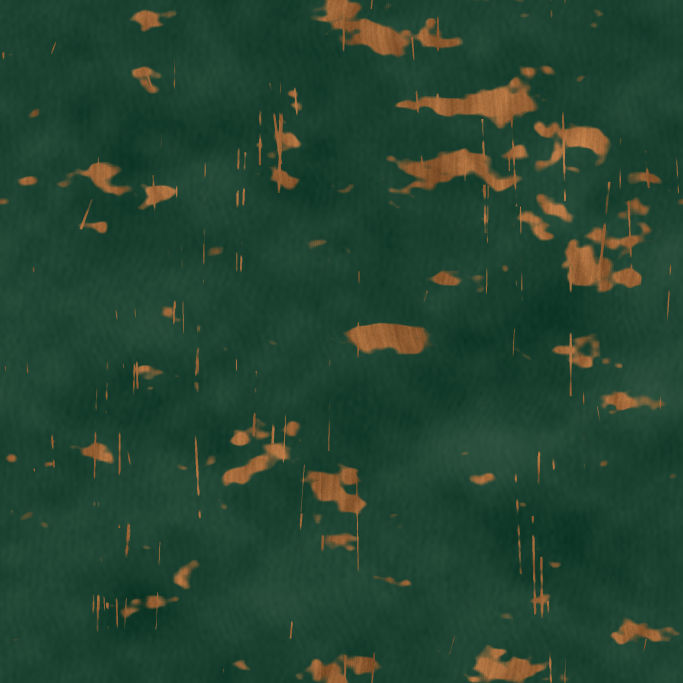
#> input picture contrib/gpt/G03/materials/oak_bottle_green_albedo_2048.png, 2048 x 2048 px, given in place of oak_satin_source_1.jpg, which was not available (shown at 1/3 size)
$ python build_v2.py
#> lines starting #> are read from the running program, lines starting #| are printed output that depends on the picture
#!/usr/bin/env python3
"""G03-v2: image-derived texture quilting; no synthetic wood-grain generation.

Source: three OpenAI image-generation overview images. Inputs are cropped with
extract.py. Output: tileable image-derived albedo, approximate height, roughness.
"""
from pathlib import Path
import json, hashlib, random
import numpy as np
import cv2
from PIL import Image, ImageDraw, ImageFont, ImageOps
ROOT=Path(__file__).resolve().parents[1]
N=2048
VARIANTS=['oak_satin','oak_bottle_green','pine_cream','walnut_dark']
SEED={'oak_satin':5213, 'oak_bottle_green':6241, 'pine_cream':7259, 'walnut_dark':8263}
LABELS={'oak_satin':('Stary dąb satynowy','Satin old oak'),
        'oak_bottle_green':('Dąb butelkowa zieleń','Bottle-green painted oak'),
        'pine_cream':('Kremowa sosna','Cream painted pine'),
        'walnut_dark':('Ciemny orzech','Dark walnut')}

def taper(n, fade):
    """Flat-topped Hann tapers, zero at patch boundaries."""
    z=np.ones(n,dtype=np.float32)
    t=(np.arange(fade,dtype=np.float32)+0.5)/fade
    ramp=np.sin(np.pi*t/2)**2
    z[:fade]=ramp
    z[-fade:]=ramp[::-1]
    return z

def sample_patch(sources, w, h, rng):
    typ=rng.choices([0,1,2],[0.50,0.28,0.22])[0]
    src=sources[typ]
    ih,iw=src.shape[:2]
    # Slightly varied source framing. Keep vertical grain direction.
    cropw=max(145,int(iw*rng.uniform(.76, .99)))
    croph=max(125,int(ih*rng.uniform(.78, .99)))
    cropw=min(iw,cropw);croph=min(ih,croph)
    xmargin=rng.randrange(0,iw-cropw+1);ymargin=rng.randrange(0,ih-croph+1)
    sl=src[ymargin:ymargin+croph,xmargin:xmargin+cropw]
    if rng.random()<0.5: sl=np.ascontiguousarray(sl[:,::-1])
    if rng.random()<0.2: sl=np.ascontiguousarray(sl[::-1,:])
    out=cv2.resize(sl,(w,h),interpolation=cv2.INTER_CUBIC)
    # Narrow grading differences emulate variations between timbers, do not invent grain.
    gain_value=rng.uniform(.97,1.03)
    gain=np.array([gain_value*rng.uniform(.995,1.005),gain_value*rng.uniform(.995,1.005),gain_value*rng.uniform(.995,1.005)],dtype=np.float32)
    out=np.clip((out.astype(np.float32)-113)*rng.uniform(.96,1.04)+113,0,255)*gain.reshape(1,1,3)
    return np.uint8(np.clip(out,0,255))

def tileable_texture(variant):
#> called with variant = 'oak_satin'
    rng=random.Random(SEED[variant]);grid=6
    # Patch synthesis on a torus; quilt patches overlap and wrap in U/V.
    step=N//grid; overlap=105; pw=step+overlap*2; ph=pw
    sources=[cv2.cvtColor(cv2.imread(str(ROOT/'sources'/f'{variant}_source_{i}.jpg')),cv2.COLOR_BGR2RGB) for i in [1,2,3]]
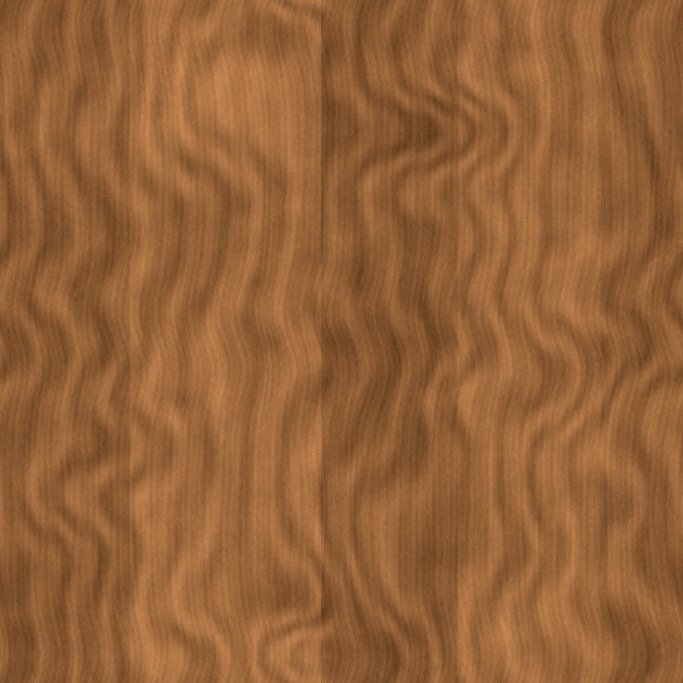
#> input picture contrib/gpt/G03/materials/oak_satin_albedo_2048.png, 2048 x 2048 px, given in place of oak_satin_source_2.jpg, which was not available (shown at 1/3 size)
#> sources = 3 items
    acc=np.zeros((N,N,3),dtype=np.float32); wt=np.zeros((N,N),dtype=np.float32)
    mask=np.outer(taper(ph,110),taper(pw,110))
    for yi in range(grid+1):
        for xi in range(grid+1):
            # row and column after 6 wrap but have unique samples, richer variation
            x0=int(round(xi*N/grid))-overlap + rng.randrange(-33,34)
            y0=int(round(yi*N/grid))-overlap + rng.randrange(-33,34)
            patch=sample_patch(sources,pw,ph,rng).astype(np.float32)
            ix=(np.arange(x0,x0+pw,dtype=np.int32)%N)
            iy=(np.arange(y0,y0+ph,dtype=np.int32)%N)
            acc[np.ix_(iy,ix)]+=patch*mask[:,:,None]
            wt[np.ix_(iy,ix)]+=mask
#> this loop made 7 passes
#> pass 1, in sample_patch, `out=cv2.resize(sl,(w,h),interpolation=cv2.INTER_CUBIC)`:
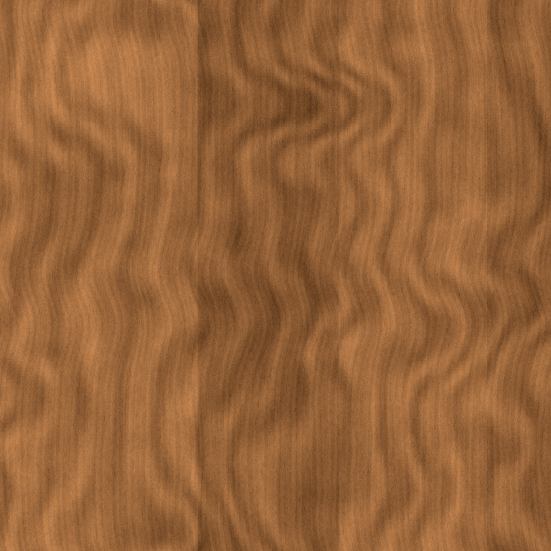
#> out: shape (551, 551, 3); mean R, G, B 150.9, 99.3, 56.8
#> after the loop:
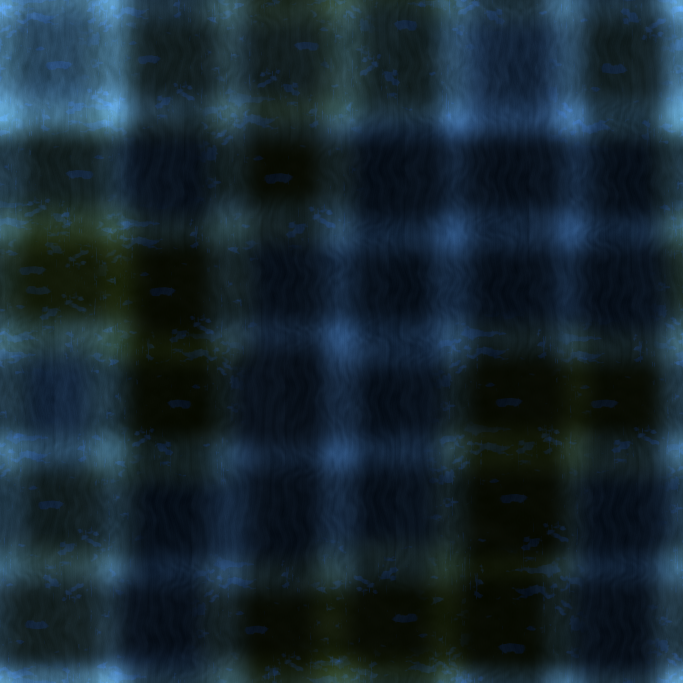
#> acc: shape (2048, 2048, 3) float32 (shown at 1/3 size); mean of channels 0, 1, 2 240.7, 196.7, 121.1; drawn with min black and max white
#> after the loop:
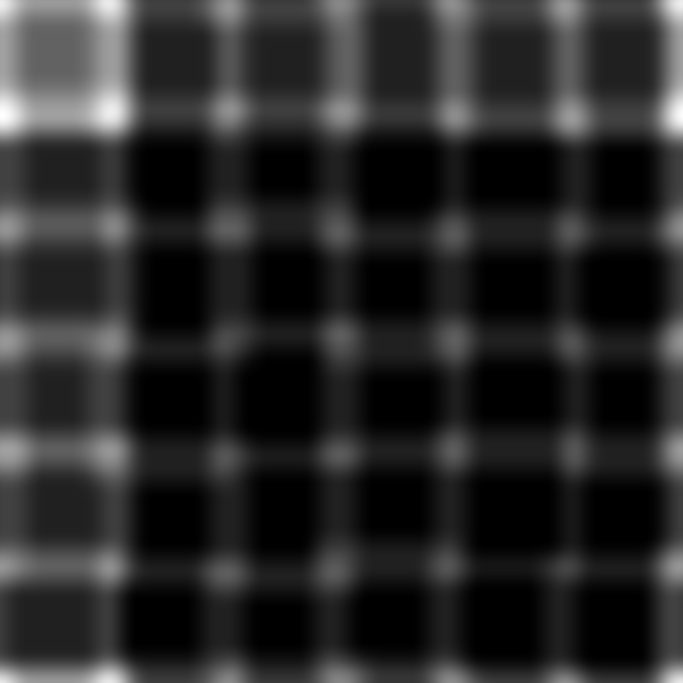
#> wt: shape (2048, 2048) float32 (shown at 1/3 size); min 1, max 8.74, mean 2.27; drawn with min black and max white
    img=acc/np.maximum(wt[:,:,None],1e-6)
    # Flatten broad photograph illumination gradients, retain actual pores and paint edges.
    img8=np.uint8(np.clip(img,0,255))
    lab=cv2.cvtColor(img8,cv2.COLOR_RGB2LAB).astype(np.float32)
    L=lab[:,:,0].copy()
    large=cv2.GaussianBlur(L,(0,0),sigmaX=65)
    lab[:,:,0]=np.clip(L-0.27*(large-np.mean(large)),0,255)
    img=cv2.cvtColor(np.uint8(lab),cv2.COLOR_LAB2RGB)
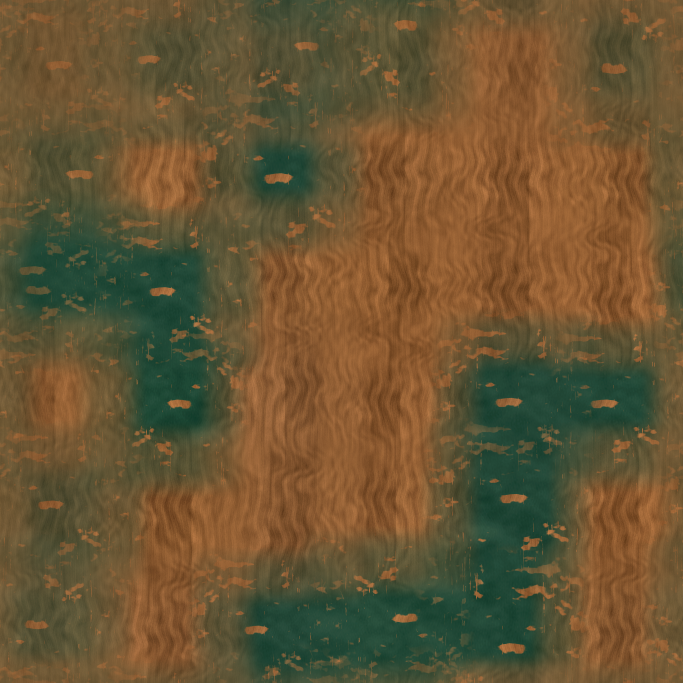
#> img: shape (2048, 2048, 3) (shown at 1/3 size); mean R, G, B 104.1, 85.1, 51.7
    # gentle unsharp boost lost by collage crop; does not invent stripes.
    blur=cv2.GaussianBlur(img,(0,0),sigmaX=1.15)
    img=np.uint8(np.clip(1.19*img.astype(np.float32)-.19*blur.astype(np.float32),0,255))
    # Exact matching values at opposing image edges with small feather, avoids hard seam.
    img=close_edges(img.astype(np.float32),width=44)
    return np.uint8((np.uint8(np.clip(img,0,255))//4)*4)

def close_edges(array,width=44):
#> called with width = 44
    out=array.copy();W=width
    for k in range(W):
        a=(1-k/W)**2
        left=out[:,k,:].copy();right=out[:,-1-k,:].copy()
        avg=(left+right)*.5
        out[:,k,:]=left*(1-a)+avg*a
        out[:,-1-k,:]=right*(1-a)+avg*a
    for k in range(W):
        a=(1-k/W)**2
        top=out[k,:,:].copy();bot=out[-1-k,:,:].copy()
        avg=(top+bot)*.5
        out[k,:,:]=top*(1-a)+avg*a
        out[-1-k,:,:]=bot*(1-a)+avg*a
    # enforce exact equality (for all channels) to remove image wrap boundary gradient
    edge=((out[:,0,:]+out[:,-1,:])*.5)
#> edge = 2048 rows, first 8: [106.8, 83.75, 49.75], [107.7, 84.96, 50], [106.8, 84, 49.73], [107.2, 84.48, 50.41], [105.6, 83.21, 49.5], [105.7, 83.59, 49.59], [107.4, 84.37, 50], [106.9, 84.53, 50.21]
    out[:,0,:]=edge;out[:,-1,:]=edge
    edge=((out[0,:,:]+out[-1,:,:])*.5)
#> edge = 2048 rows, first 8: [106.8, 83.75, 49.75], [108, 84.96, 49.98], [111.2, 86.54, 51.32], [111, 88.07, 52.28], [108.8, 85.26, 51.05], [108.2, 85.79, 51.2], [108.9, 86.07, 50.88], [110.1, 86.06, 50.35]
    out[0,:,:]=edge;out[-1,:,:]=edge
    return out

def maps_from_albedo(rgb, variant):
#> called with variant = 'oak_satin'
    gray=cv2.cvtColor(rgb,cv2.COLOR_RGB2GRAY).astype(np.float32)/255.0
    local10=cv2.GaussianBlur(gray,(0,0),5)
    local55=cv2.GaussianBlur(gray,(0,0),29)
    detail=gray-local10
    medium=gray-local55
    # Edges/cavities inferred from image contrast. Not scanned physical topography.
    h=np.full(gray.shape,0.5,dtype=np.float32)+detail*.60+medium*.19
    rough_base={'oak_satin':.39,'oak_bottle_green':.46,'pine_cream':.60,'walnut_dark':.40}[variant]
    rough=np.full(gray.shape,rough_base,dtype=np.float32)
#> rough: shape (2048, 2048) float32; every value is 0.39
    rough+=np.minimum(np.abs(detail)*.52,.08)
    rough+=np.minimum(np.abs(medium)*.18,.05)
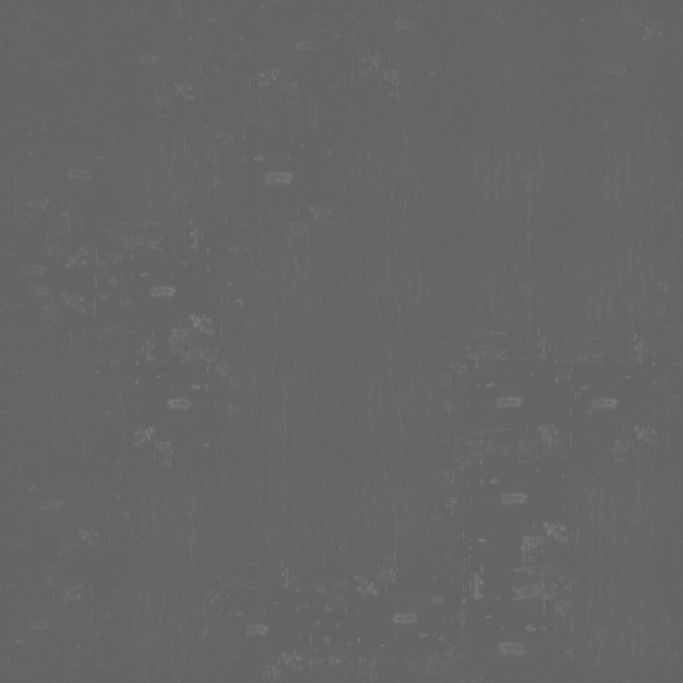
#> rough: shape (2048, 2048) float32 (shown at 1/3 size); min 0.39, max 0.52, mean 0.401
    rgbf=rgb.astype(np.float32)
    if variant=='oak_bottle_green':
        r,g,b=rgbf[:,:,0],rgbf[:,:,1],rgbf[:,:,2]
        exposed=((r>g*1.12) & (r>65) & (r>b*1.28)).astype(np.uint8)
        exposed=cv2.medianBlur(exposed*255,3)/255.0
        paint=1-exposed
        # Paint ridge at the boundary and recessed exposed timber.
        dist=cv2.distanceTransform(np.uint8(paint>0.5),cv2.DIST_L2,3)
        ridge=np.exp(-((dist-2.0)/3.0)**2)*(paint>0.5)
        h+=paint*.050-exposed*.040+ridge*.070
        rough+=exposed*.28+ridge*.055
    elif variant=='pine_cream':
        lab=cv2.cvtColor(rgb,cv2.COLOR_RGB2LAB)
        L=lab[:,:,0].astype(np.float32)
        paint=cv2.GaussianBlur(np.uint8(L>170),(3,3),0).astype(np.float32)
        exposed=1-paint
        dist=cv2.distanceTransform(np.uint8(paint>.5),cv2.DIST_L2,3)
        ridge=np.exp(-((dist-3.0)/4.0)**2)*(paint>.5)
        h+=paint*.075-exposed*.030+ridge*.090
        rough+=exposed*.13+ridge*.065
    elif variant=='oak_satin':
        rough+=np.clip(-detail,0,.12)*.4
    elif variant=='walnut_dark':
        rough+=np.clip(-detail,0,.12)*.3
    h=np.clip(h,.16,.84);rough=np.clip(rough,.16,.94)
    ht=np.uint16(np.round(h*65535))
    rt=np.uint8(np.round(rough*255))
    # make derived maps tile perfectly too
    ht=np.uint16(np.clip(close_edges(ht.astype(np.float32)[:,:,None])[:,:,0],0,65535))
    ht=np.uint16(ht//64*64)  # 10-bit effective data in 16-bit PNG container
    rt=np.uint8(np.clip(close_edges(rt.astype(np.float32)[:,:,None])[:,:,0],0,255))
    return ht,rt

font_candidates=['/usr/share/fonts/truetype/dejavu/DejaVuSans.ttf','C:/Windows/Fonts/segoeui.ttf','C:/Windows/Fonts/arial.ttf']
def get_font(size):
    for path in font_candidates:
        if Path(path).is_file(): return ImageFont.truetype(path,size)
    return ImageFont.load_default()
font=get_font(36)

def previews(k,im,ht,rough):
    # native tile samples downscaled to 900 then tiled twice; 2x2 preview = 1800 x 1800
#> called with k = 'oak_satin'
    tile=Image.fromarray(im).resize((900,900),Image.Resampling.LANCZOS)
    tilemap=Image.new('RGB',(1800,1800))
#> tilemap: PIL image 1800x1800 RGB; every value is 0
    for yi in range(2):
     for xi in range(2):tilemap.paste(tile,(xi*900,yi*900))
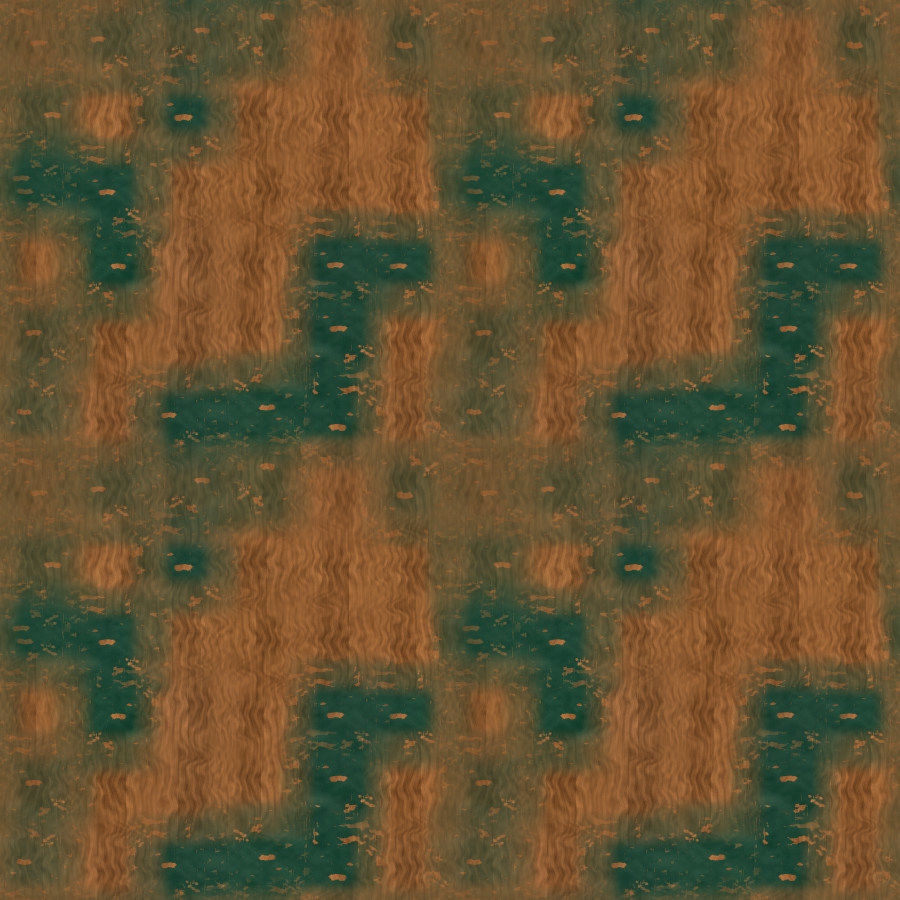
#> tilemap: PIL image 1800x1800 RGB (shown at 1/2 size); mean R, G, B 102.2, 83.2, 49.8
    tilemap.save(ROOT/'previews'/f'{k}_albedo_2x2.jpg',quality=93,subsampling=0)
    return tile

records=[]
for k in VARIANTS:
    albedo=tileable_texture(k)
    height,rough=maps_from_albedo(albedo,k)
    a=ROOT/'materials'/f'{k}_albedo_2048.png'
    h=ROOT/'materials'/f'{k}_height_2048.png'
    r=ROOT/'materials'/f'{k}_roughness_2048.png'
    Image.fromarray(albedo,'RGB').save(a,optimize=False,compress_level=3)
    Image.fromarray(height).save(h,optimize=False,compress_level=3)
    Image.fromarray(rough,'L').save(r,optimize=False,compress_level=3)
    previews(k,albedo,height,rough)
    m={}
    for label,ar in [('albedo',albedo),('height',height),('roughness',rough)]:
      if label=='albedo':
        dx=np.abs(ar[:,0,:].astype(int)-ar[:,-1,:].astype(int));dy=np.abs(ar[0,:,:].astype(int)-ar[-1,:,:].astype(int))
      else:
        dx=np.abs(ar[:,0].astype(int)-ar[:,-1].astype(int));dy=np.abs(ar[0,:].astype(int)-ar[-1,:].astype(int))
      m[label]={'max_x':int(dx.max()),'max_y':int(dy.max()),'mean_x':float(dx.mean()),'mean_y':float(dy.mean())}
#> this loop made 3 passes
#> after the loop, m = 3 items
#> (the run stopped early here; a loop or call above may not have finished)
